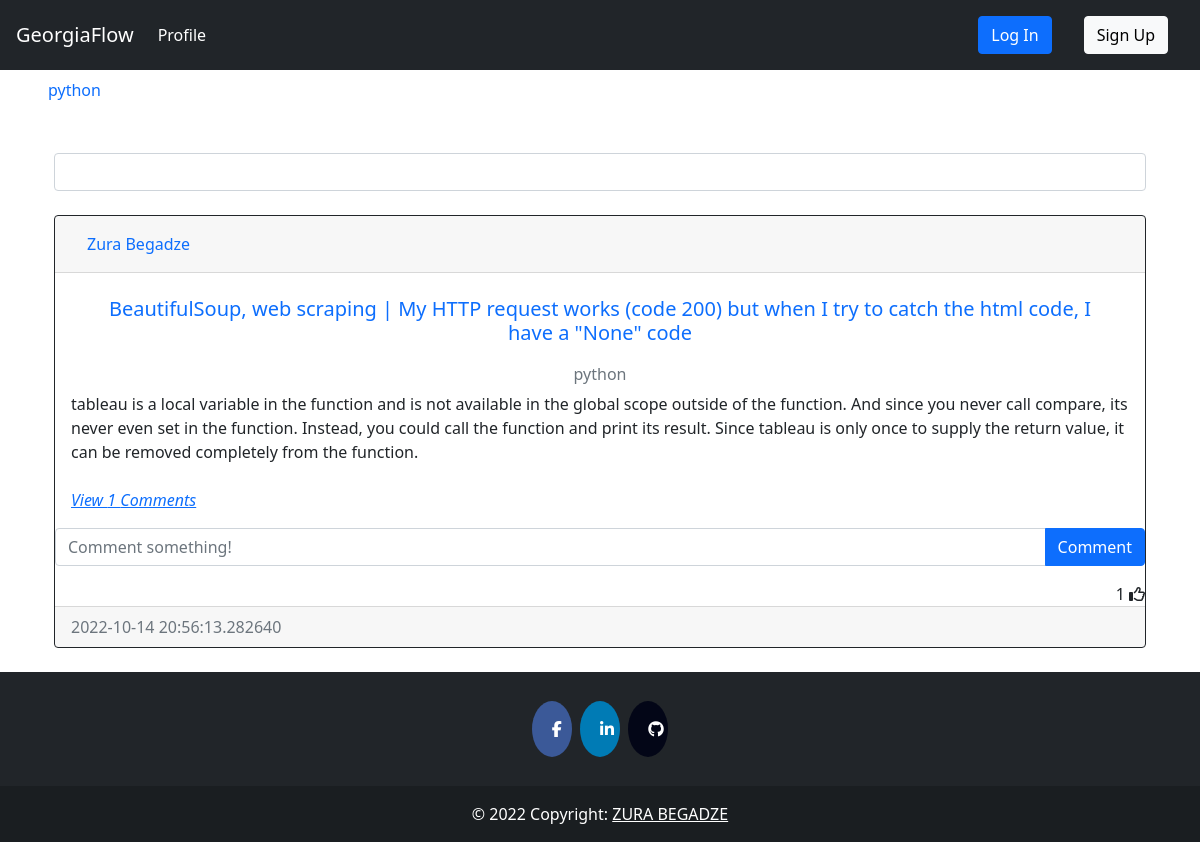
/index, run on the app's committed database.
### question/models.py (models this page shows, shortened)
class Tag(db.Model):
    __tablename__='tag'
    id =db.Column(db.Integer, primary_key=True)
    name = db.Column(db.String(40), nullable = False, unique=True, index=True)
    date_created = db.Column(db.DateTime, default = datetime.utcnow())
    author = db.Column(db.Integer, db.ForeignKey('user.id', ondelete="CASCADE"), nullable=False)

class Post(db.Model):
    __tablename__='post'
    id = db.Column(db.Integer, primary_key=True)
    heading = db.Column(db.String(500), nullable = False, index=True, unique=True)
    text = db.Column(db.Text, nullable=False)
    date_created = db.Column(db.DateTime, default = datetime.utcnow())
    tags = db.Column(db.String, db.ForeignKey('tag.name', ondelete="CASCADE"), unique=False, nullable=False)
    author = db.Column(db.Integer, db.ForeignKey('user.id', ondelete="CASCADE"), nullable=False)
    comments = db.relationship('Comment', backref='post', passive_deletes=True)
    likes = db.relationship('Like', backref='post', passive_deletes=True)
    corrects = db.relationship('Correct', backref='post', passive_deletes=True)

### auth/models.py (models this page shows, shortened)
class User(db.Model, UserMixin):
    __tablename__ = 'user'
    id = db.Column(db.Integer, primary_key=True)
    fullname = db.Column(db.String(200), nullable = False, index=True)
    email = db.Column(db.String(100), nullable = False, unique = True, index=True)
    linkedin = db.Column(db.String(50),  nullable = False)
    github = db.Column(db.String(45),  nullable = False)
    date_created = db.Column(db.DateTime, default = datetime.utcnow())
    password_hash = db.Column(db.String(128))
    posts = db.relationship('Post', backref='user', passive_deletes=True)
    tags = db.relationship('Tag', backref='user', passive_deletes=True)
    comments = db.relationship('Comment', backref='user', passive_deletes=True)
    likes = db.relationship('Like', backref='user', passive_deletes=True)
    correct = db.relationship('Correct', backref='correct_user', passive_deletes=True)

### api/views.py (the view)
@api.route('/')
@api.route("/index")
def index():
    tags = Tag.query.order_by(Tag.name).all()
    posts = Post.query.order_by(desc(Post.date_created)).all()
    return render_template('index.html', posts=posts, tags=tags)

### templates/index.html (shortened to what this page needs)
{% extends 'base.html' %}
{% block content %}
    <div class="form-outline mb-4" style="margin-top:2.5%">
        <input type="search" class="form-control" id="datatable-search-input">
    </div>
    <div id="posts">
    {% for post in posts %}
    <div class="card border-dark">
        <div class="card-header d-flex justify-content-between align-items-center">
            <a class="nav-item nav-link active" href="{{ url_for('auth.get_user', user_id=post.user.id) }}">{{post.user.fullname}}</a>
            <br />
        </div>
        <div class="card-body">
            <a class="card-title nav-item nav-link text-center" href="{{ url_for('post.post_detail', post_id=post.id) }}"><h5 >{{post.heading}}</h5></a>
            <h6 class="card-subtitle mb-2 text-muted text-center">{{post.tags}}</h6>
            <div class="card-text ">{{post.text}}</div>
            <br />
            <p class="card-text">
                {% if post.comments|length > 0 %}
                <a data-bs-toggle="collapse" href="#comments-{{post.id}}" role="button">
                <cite title="Source" >View {{post.comments|length}} Comments</cite>
                </a>
                {% else %}
                <small class="text-muted">No Comments</small>
                {% endif %}
            </p>
        </div>
        <form class="input-group mb-3" method="POST" action="/create-comment/{{post.id}}" >
            <input type="text" id="text"  name="text" class="form-control" placeholder="Comment something!" />
            <button type="submit" class="btn btn-primary">Comment</button>
        </form>
        <div class="text-right">
            <span id="likes-count-{{post.id}}">{{ post.likes|length }}</span>
            {% if current_user.id in post.likes|map(attribute="author")|list %}
            <i class="fas fa-thumbs-up" id="like-button-{{post.id}}" onclick="like('{{post.id}}')"></i>
            {% else %}
            <i class="far fa-thumbs-up" id="like-button-{{post.id}}" onclick="like('{{post.id}}')"></i>
            {% endif %}
        </div>
        <div class="card-footer text-muted">{{post.date_created}}</div>
    </div>
    <br/ > {% endfor %}
    </div>
{% endblock %}

### templates/base.html (shortened to what this page needs)
<!DOCTYPE html>
<html lang="en">
    <head>
        <link rel="stylesheet" href="{{ url_for('static', filename='css/index.css')}}"></link>
        <link rel="stylesheet" href="https://cdnjs.cloudflare.com/ajax/libs/font-awesome/4.7.0/css/font-awesome.min.css"/>
        <link rel="stylesheet" href="https://cdn.jsdelivr.net/npm/bootstrap@5.2.0/dist/css/bootstrap.min.css"/>
        <link rel="stylesheet" href="https://cdn.jsdelivr.net/npm/bootstrap@4.6.2/dist/css/bootstrap.min.css"/>
        <link rel="stylesheet" href="https://cdn.jsdelivr.net/npm/bootstrap@4.1.3/dist/css/bootstrap.min.css"/>
        <link rel="stylesheet" href="https://cdn.jsdelivr.net/npm/bootstrap@5.0.2/dist/css/bootstrap.min.css"/>
    </head>
    <body>
        <nav class="navbar navbar-expand-lg   navbar-dark bg-dark">
            <a class="navbar-brand" href="{{ url_for('api.index') }}">GeorgiaFlow</a>
            <div class="collapse navbar-collapse" id="navbarTogglerDemo03">
                <ul class="navbar-nav mr-auto mt-2 mt-lg-0">
                    <li class="nav-item active">
                    <a class="nav-link" href="{{ url_for('auth.get_user', user_id=current_user.id) }}">Profile <span class="sr-only">(current)</span></a>
                    </li>
                </ul>
                {%if current_user.is_authenticated %}
                    <div class="btn-group" style="margin-right:5%">
                        <button type="button" class="btn btn-sm btn-secondary dropdown-toggle" data-bs-toggle="dropdown">{{current_user.fullname}}</button>
                        <ul class="dropdown-menu">
                            <li>
                                <a class="dropdown-item" href="{{ url_for('auth.get_user', user_id=current_user.id) }}">{{current_user.fullname}}</a>
                            </li>
                            <li>
                                <a class="dropdown-item" href="{{ url_for('auth.update', user_id=current_user.id) }}">Update Profile</a>
                            </li>
                            <li>
                                <a class="dropdown-item" href="{{ url_for('auth.update_password', user_id=current_user.id) }}">Update Password</a>
                            </li>
                            <div class="dropdown-divider"></div>
                            <a class="dropdown-item" href="{{ url_for('auth.logout') }}">Log Out</a>
                            </div>
                        </ul>
                    </div>
                {%else%}
                    <a class="nav-link" href="{{ url_for('auth.login') }}"><button type="button" class="btn btn-primary">Log In</button></a>
                    <a class="nav-link" href="{{ url_for('auth.signup') }}"><button type="button" class="btn btn-light">Sign Up</button></a>
                {%endif%}
            </div>
        </nav>
        <nav class="navtag ">
            <ul class="navtagul">
                {%for tag in tags%}
                    <li><a class="navtaga nav-link" href="{{ url_for('post.tag_posts', tag_name=tag.name) }}">{{tag.name}}</a></li>
                {%endfor%}
            </ul>
        </nav>
        <div class="container">{% block content %}{% endblock %}</div>
        {%block footer%}
        <footer class="bg-dark text-center text-white">
            <div class="container p-4 pb-0">
                <section class="mb-4">
                    <a href="https://www.facebook.com/zura.begadze.35/" class="fa fa-facebook"></a>
                    <a href="https://www.linkedin.com/in/zura-begadze/" class="fa fa-linkedin"></a>
                    <a href="https://github.com/papitokarlo" class="fa fa-github"></a>
            </section>
            </div>
            <div class="text-center p-3" style="background-color: rgba(0, 0, 0, 0.2);">
                © 2022 Copyright:
                <a class="text-white" href="">ZURA BEGADZE</a>
            </div>
        </footer>
        {%endblock%}
    </body>
</html>

### static/css/index.css (style rules this page uses)
.navtag { position: relative; overflow: hidden; scroll-behavior: smooth; }
.navtagul { display: flex; overflow: auto; list-style: none; text-align: center; white-space: nowrap; background-color: rgba(rgb(124, 116, 116), green, blue, alpha); }
.navtaga { display: block; padding: .5rem .75rem; overflow: hidden; background-color: rgba(rgb(119, 136, 127), green, blue, alpha); }
.fa { padding: 20px; font-size: 30px; width: 30px; text-align: center; text-decoration: none; margin: 5px 2px; border-radius: 50%; }
.fa-facebook { background: #3B5998; color: white; }
.fa-linkedin { background: #007bb5; color: white; }
.fa-github { background: #030617; color: white; }

### data on the page
Tag: name "python"
Post: user.fullname "Zura Begadze", heading "BeautifulSoup, web scraping | My HTTP request works (code 200) but when I try to catch the html code, I have a \"None\" code", tags "python", text "tableau is a local variable in the function and is not available in the global scope outside of the function. And since you never call compare, its never even set in the function. Instead, you could call the function and print its result. Since tableau is only once to supply the return value, it can be removed completely from the function.", comments|length "1", likes|length "1", date_created "2022-10-14 20:56:13.282640"
